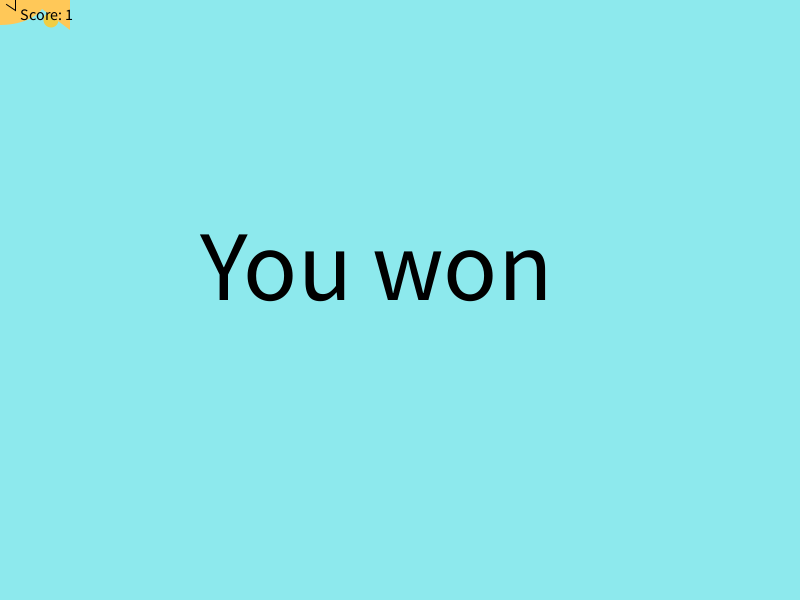
Frame 1 (no input)
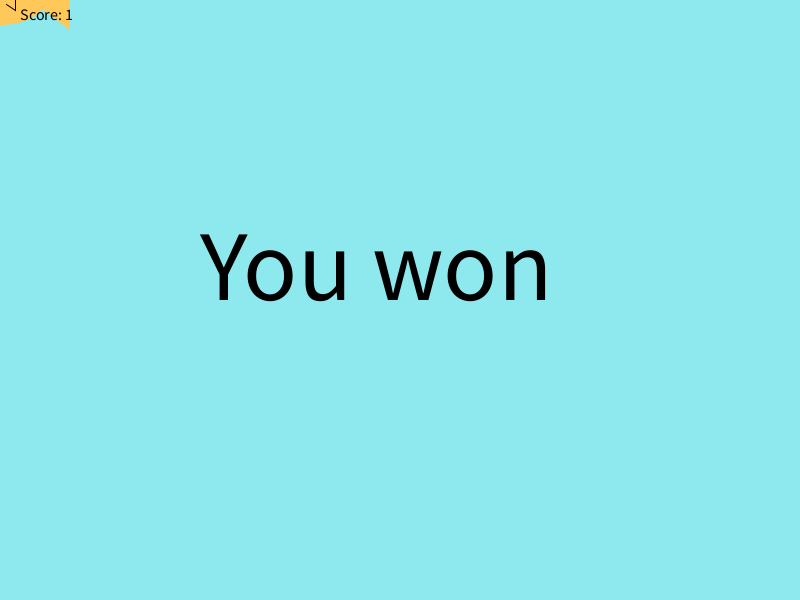
Frame 60 (the mouse pressed at the canvas centre just before this capture)
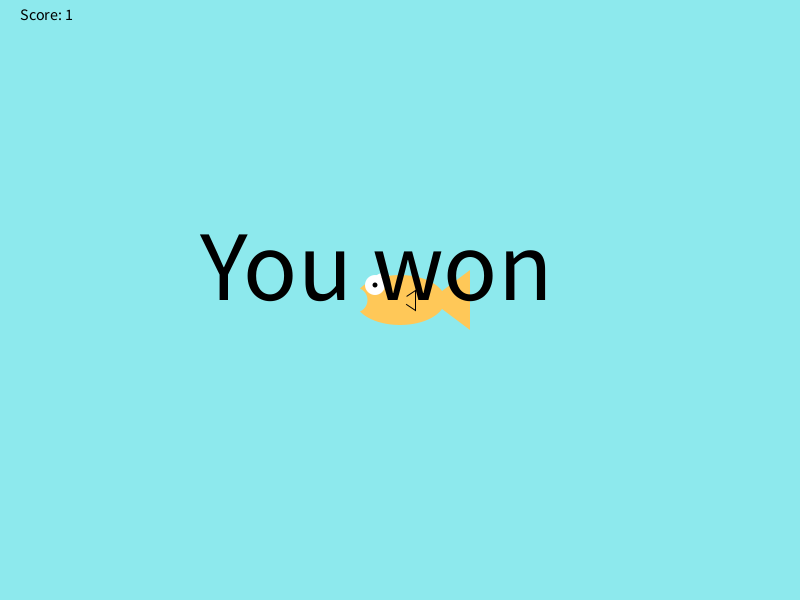
Frame 120 (the mouse held since frame 60 and released just before this capture)

The Processing sketch that drew these frames (run headless with seeded random() and noise(); from frame 60 on, the mouse is pressed at the canvas centre):

// Processing sketch: fish
// ── fish.pde
int foodX = (int) random(width-20);
int foodY = 20;
int score = 0;
String winningMessage = "You won";

void setup() {
  size(800, 600);
}

void draw() {
  background(141, 233, 237);
  
  fill(#F0CE44);
  noStroke();
  ellipse(foodX, foodY, 15, 15);
  foodY+=2;
  
  if(foodY>600) {
    foodY = 20;
    foodX = (int) random(width-20);
  }
   
   drawFish();
   
   checkCatch(foodX, foodY);
   
   fill(0, 0, 0);
   textSize(16);
   text("Score: " + score, 20, 20);
   
   if(score>100); {
   foodX = -100;
   foodY = -100;
   textSize(100); //if it’s not big enough
   text(winningMessage, 200, 300);
   }
}

void drawFish(){
     noStroke();
     fill(255,255,255);
     ellipse(mouseX-17,mouseY-17,20,20); //back side eye
     fill(255,200,88);
     ellipse(mouseX,mouseY,90,50); //body
     triangle(mouseX+30,mouseY,mouseX+70,mouseY+30,mouseX+70,mouseY-30); //tail
     stroke(0);
     triangle(mouseX,mouseY,mouseX+15,mouseY+10,mouseX+15,mouseY-10); //side fin
     noStroke();
     fill(255,200,88);
     ellipse(mouseX,mouseY,15,15); //side fin cover
     noStroke();
     fill(255,255,255);
     ellipse(mouseX-25,mouseY-15,20,20); //front eye
     fill(0,0,0);
     ellipse(mouseX-25,mouseY-15,5,5); //pupil
     fill(141,233,237);
     ellipse(mouseX-45,mouseY,25,25); //mouth
}

void checkCatch(int foodX, int foodY){
     if(foodX > mouseX && foodX < mouseX+70){
          if(foodY > mouseY-17 && foodY < mouseY+30){
               score++;
               foodY = 20; //if the food was eaten, make more food fall from the top
               foodX = (int) random(width-20);
          }
     }
     else if (foodY > height && score > 0){
          score--;
     }
}
